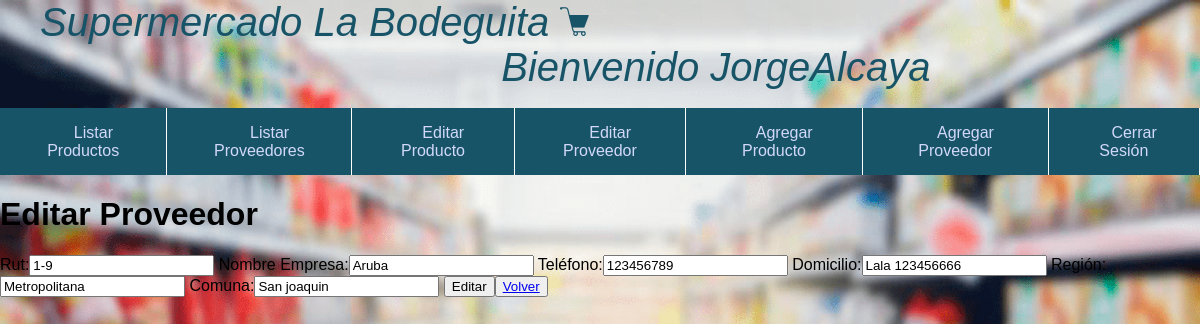
/editarProveedor/1 (signed in), run on the app's committed database.
### app/models.py (models this page shows, shortened)
class Proveedor(models.Model):
    rut = models.CharField(max_length=15)
    nombre = models.CharField(max_length=50)
    telefono = models.CharField(max_length=20)
    domicilio = models.CharField(max_length=50)
    region = models.CharField(max_length=50, blank=True, null=True)
    comuna = models.CharField(max_length=50, blank=True, null=True)

### app/views.py (the view)
# urls.py: path('editarProveedor/<int:proveedor_id>', views.editarProveedor),
@login_required
def editarProveedor(request, proveedor_id):
    instancia = Proveedor.objects.get(id=proveedor_id)
    form = ProveedorForm(instance=instancia)
    if request.method =="POST":
        form= ProveedorForm(request.POST, instance= instancia)
        if form.is_valid():
            instancia = form.save(commit=False)
            instancia.save()
    return render(request, "app/editarProveedor.html",{'form':form})

### app/forms.py
class ProveedorForm(forms.ModelForm):
    class Meta:
        model = Proveedor
        fields = ['rut', 'nombre',
                  'telefono', 'domicilio', 'region', 'comuna']
        labels = {'rut': 'Rut', 'nombre': 'Nombre Empresa', 'telefono': 'Teléfono', 'domicilio': 'Domicilio',
                  'region': 'Región', 'comuna': 'Comuna'}
        widgets = {'rut': forms.TextInput(attrs={'class': 'form-control'}),
                   'nombre': forms.TextInput(attrs={'class': 'form-control'}),
                   'telefono': forms.TextInput(attrs={'class': 'form-control'}),
                   'domicilio': forms.TextInput(attrs={'class': 'form-control'}),
                   'region': forms.TextInput(attrs={'class': 'form-control'}),
                   'comuna': forms.TextInput(attrs={'class': 'form-control'}), }

### app/templates/app/editarProveedor.html (shortened to what this page needs)
{% extends 'app/base.html' %}
{% block content %}
{% load staticfiles %}
<body>
    <h1 class="f">Editar Proveedor</h1>
   <form class="g" method="POST">
        {{ form }}
        <button  type="submit" >Editar</button><button><a href="http://localhost:8000/listarProveedoresFull">Volver</a></button>
   </form>
</body>
{% endblock content %}

### app/templates/app/base.html (shortened to what this page needs)
{% load staticfiles %}
<!DOCTYPE html>
<html lang="es">
<head>
    <link href="{% static 'css/estiloMenu.css' %}" rel="stylesheet">
    <link href="{% static 'css/icomoon/style.css' %}" rel="stylesheet">
    <link href="{% static 'css/estiloFormLogin.css' %}" rel="stylesheet">
</head>
<dir class="titulo">
    Supermercado La Bodeguita <img src="{% static 'img/carrito.png' %}" alt="">
    {% if user.is_authenticated %} <span>123456789101112131415</span>Bienvenido {{user.username}}
    {% else %}<span>123456789101112131415</span>Bienvenido Proveedores{% endif %}
</dir>
<span>12345678910</span>
<body>
    <header class="titulo3">
        <nav class="menu">
            <ul>
                {% if user.is_authenticated %}
                <li><a href="http://localhost:8000/listarProductos"><span class="icon-file-text"></span> Listar
                        Productos</a></li>
                <li><a href="http://localhost:8000/listarProveedores"><span class="icon-file-text"></span> Listar
                        Proveedores</a></li>
                <li><a href="http://localhost:8000/listarProductosFull"><span class="icon-file-text"></span> Editar
                        Producto</a></li>
                <li><a href="http://localhost:8000/listarProveedoresFull"><span class="icon-file-text"></span> Editar
                        Proveedor</a></li>
                <li><a href="http://localhost:8000/ingresarProducto"><span class="icon-file-text"></span> Agregar
                        Producto</a></li>
                <li><a href="http://localhost:8000/ingresarProveedor"><span class="icon-file-text"></span> Agregar
                        Proveedor</a></li>
                <li><a href="http://localhost:8000/logout/"><span class="icon-clipboard"></span> Cerrar Sesión</a>
                </li>
                {% endif %}
            </ul>
        </nav>
    </header>
</body>
{% block content %}
{% endblock %}
</html>

### app/static/css/estiloMenu.css (style rules this page uses)
body { margin: 0; font-family: sans-serif; }
header { width: 100%; background: #185468; }
.menu ul { margin: 0; list-style: none; padding: 0; display: flex; }
.menu li { border-right: 1px solid #fff; }
.menu li a { display: block; padding: 15px 20px; color: rgb(210, 217, 248); text-decoration: none; }

### app/static/css/icomoon/style.css (style rules this page uses)
[class^="icon-"], [class*=" icon-"] { font-family: 'icomoon' !important; speak: none; font-style: normal; font-weight: normal; font-variant: normal; text-transform: none; line-height: 1; -webkit-font-smoothing: antialiased; -moz-osx-font-smoothing: grayscale; }
.icon-clipboard:before { content: "\e9b8"; }
.icon-file-text:before { content: "\e922"; }

### app/static/css/estiloFormLogin.css (style rules this page uses)
ul { list-style: none; padding: 0; text-align: center; color: rgb(210, 217, 248); }
.titulo { font-size: 40px; color: #185468; font-style: italic; font-family: 'Franklin Gothic Medium', 'Arial Narrow', Arial, sans-serif; margin: 0; }

### data on the page
Proveedor: rut "1-9", nombre "Aruba", telefono "123456789", domicilio "Lala 123456666", region "Metropolitana", comuna "San joaquin"

### other printed values
{{ user.username }} "JorgeAlcaya"
